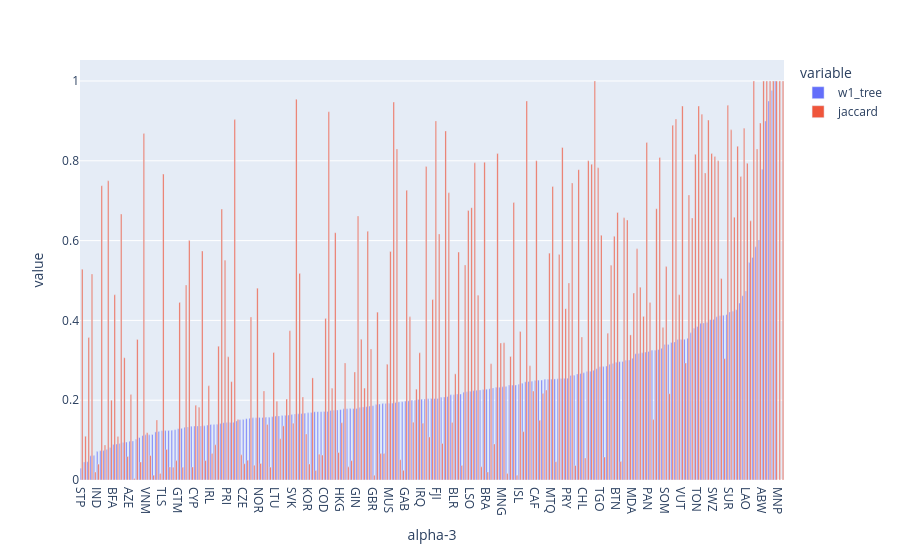

Notebook cell for this chart:
### Code cell
metric = ["w1_tree", "jaccard"]
px.bar(df_stats.sort_values(metric), x="alpha-3", y=metric, hover_data=["alpha-3", "name", "region"], barmode="group")

### Figure 1 — Plotly figure (JSON) as saved in the notebook; plotly's stock layout.template omitted (floating-point values rounded to 4 significant figures; data arrays with more than 128 entries replaced by an {"elided": "..."} marker saying what was removed)
{"data": [{"alignmentgroup": "True", "customdata": {"elided": "217x2 str values"}, "hovertemplate": "variable=w1_tree<br>alpha-3=%{x}<br>value=%{y}<br>name=%{customdata[0]}<br>region=%{customdata[1]}<extra></extra>", "legendgroup": "w1_tree", "marker": {"color": "#636efa", "pattern": {"shape": ""}}, "name": "w1_tree", "offsetgroup": "w1_tree", "orientation": "v", "showlegend": true, "textposition": "auto", "x": {"elided": "217 str values"}, "xaxis": "x", "y": {"elided": "217 float values"}, "yaxis": "y", "type": "bar"}, {"alignmentgroup": "True", "customdata": {"elided": "217x2 str values"}, "hovertemplate": "variable=jaccard<br>alpha-3=%{x}<br>value=%{y}<br>name=%{customdata[0]}<br>region=%{customdata[1]}<extra></extra>", "legendgroup": "jaccard", "marker": {"color": "#EF553B", "pattern": {"shape": ""}}, "name": "jaccard", "offsetgroup": "jaccard", "orientation": "v", "showlegend": true, "textposition": "auto", "x": {"elided": "217 str values"}, "xaxis": "x", "y": {"elided": "217 float values"}, "yaxis": "y", "type": "bar"}], "layout": {"xaxis": {"anchor": "y", "domain": [0.0, 1.0], "title": {"text": "alpha-3"}}, "yaxis": {"anchor": "x", "domain": [0.0, 1.0], "title": {"text": "value"}}, "legend": {"title": {"text": "variable"}, "tracegroupgap": 0}, "margin": {"t": 60}, "barmode": "group"}}
